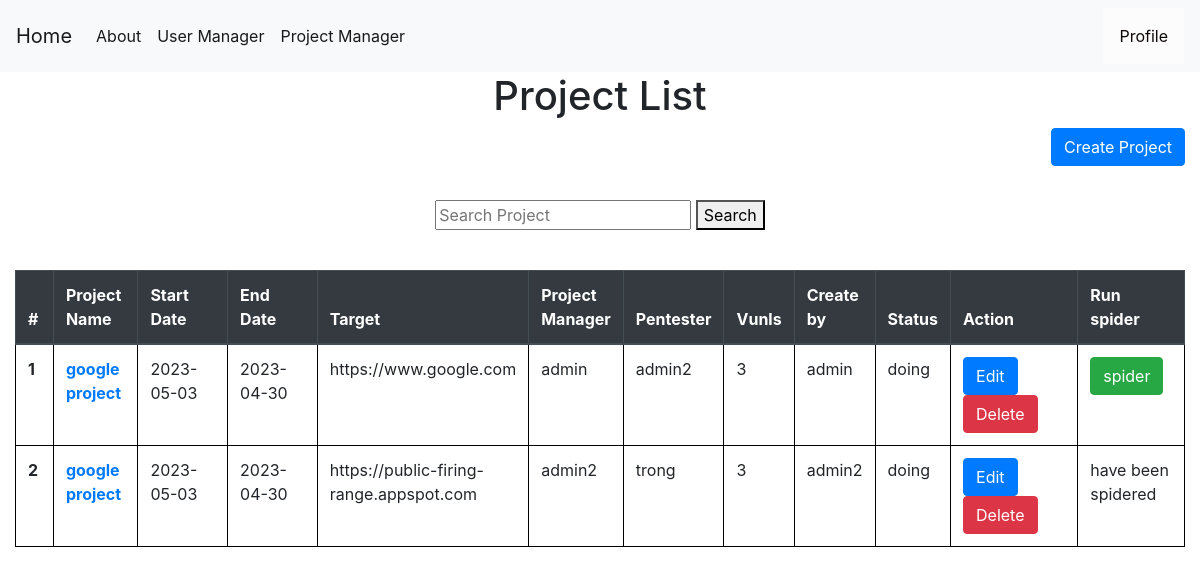
Page /projectmanager (signed in) on the earlier database version.
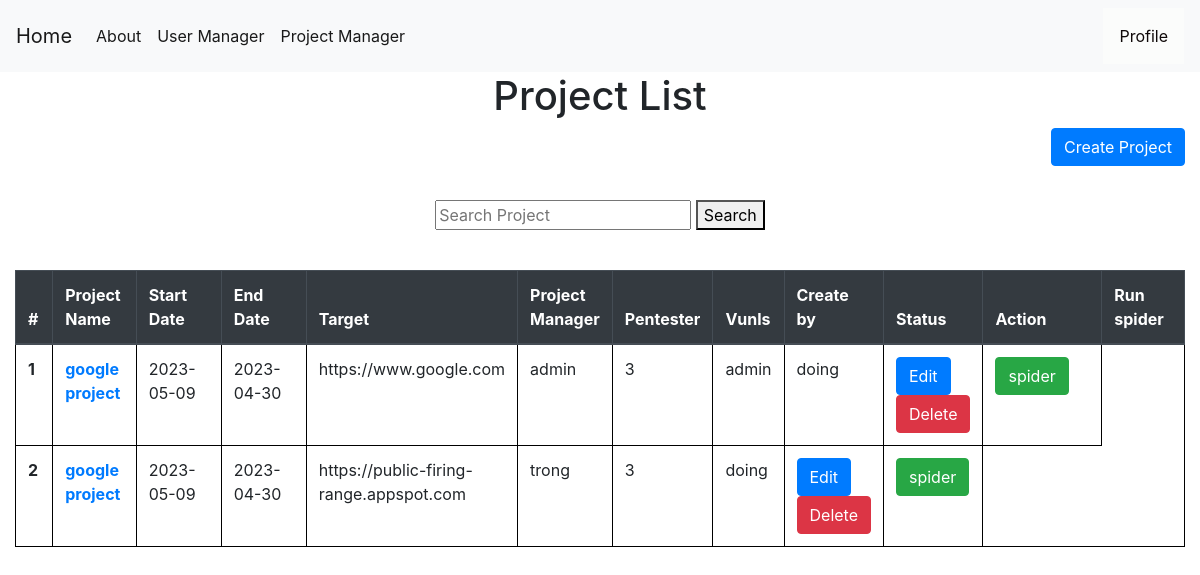
Same page on the later database version.
### tables this page shows
CREATE TABLE projects (
    projectid INTEGER PRIMARY KEY AUTOINCREMENT,
    projectname TEXT NOT NULL,
    startdate date NOT NULL,
    enddate date,
    vunls int,
    target text not null,
    securitylevel TEXT,
    manager INTEGER ,
    pentester INTEGER ,
    status TEXT NOT NULL,
    create_by INTEGER ,
    isspider TEXT,
    FOREIGN KEY (pentester) REFERENCES users(userid) ON DELETE CASCADE
    FOREIGN KEY (manager) REFERENCES users(userid) ON DELETE CASCADE
    FOREIGN KEY (create_by) REFERENCES users(userid) ON DELETE CASCADE
);

CREATE TABLE users (
    userid INTEGER PRIMARY KEY AUTOINCREMENT,
    username TEXT NOT NULL,
    password TEXT NOT NULL,
    join_date date NOT NULL,
    update_date date,
    create_by TEXT NOT NULL,
    update_by TEXT,
    role TEXT NOT NULL
);

### app.py (the view, shortened to what this page needs)
@app.route('/projectmanager', methods=('GET', 'POST'))
def showproject():
    msg = ''
    if session["userid"] == None:
        return redirect(url_for('login'))
    conn = get_db_connection()
    projects = conn.execute('SELECT * FROM projects').fetchall()
    users = conn.execute('SELECT * FROM users').fetchall()
    conn.commit()
    conn.close()
    return render_template('show_project.html', projects=projects,users=users,msg=msg)

### app.py (called while the page is built)
def get_db_connection():
    conn = sqlite3.connect('database.db')
    conn.row_factory = sqlite3.Row
    return conn

### templates/show_project.html (shortened to what this page needs)
{% extends 'base.html' %}
{% block content %}
    <center><h1>{% block title %}  Project List  {% endblock %}</h1></center>
    <link rel= "stylesheet" type= "text/css" href= "{{ url_for('static',filename='css/showuser.css') }}">
    <a href="{{ url_for('add_project')}}" class="btn btn-primary" style="float: right;" role="button" aria-pressed="true">Create Project</a>
  <center>
  <form action="{{ url_for('search_project') }}" method ="GET">
    <input name="projectname" type="projectname" placeholder="Search Project" />
    <button>Search</button>
  </form>
</center></br>
    <table class="table" style="width:100%">
        <thead class="thead-dark" style="width:100%">
          <tr>
            <th width="5%" scope="col">#</th>
            <th width="10%" scope="col">Project Name</th>
            <th width="20%" scope="col">Start Date</th>
            <th width="20%" scope="col">End Date</th>
            <th scope="col">Target</th>
            <th scope="col">Project Manager</th>
            <th scope="col">Pentester</th>
            <th scope="col">Vunls</th>
            <th scope="col">Create by</th>
            <th scope="col">Status</th>
            <th width="30%" scope="col">Action</th>
            <th width="30%" scope="col">Run spider</th>
          </tr>
        </thead>
        <tbody>
        {% for project in projects %}
          <tr>
            <th class="counterCell"></th>
            <th scope="row"><a href="{{ url_for('project_detail',id= project.projectid) }} ">{{ project.projectname }}</a></th>
            <td>{{ project.startdate }}</td>
            <td>{{ project.enddate }}</td>
            <td>{{ project.target }}</td>
            {% for user in users %}
            {% if project.manager == user.userid %}
            <td>{{ user.username }}</td>
            {% endif %}
            {% if project.pentester == user.userid %}
            <td>{{ user.username }}</td>
            {% endif %}
            {% endfor %}
            <td>{{ project.vunls }}</td>
            {% for user in users %}
            {% if project.create_by == user.userid %}
            <td>{{ user.username }}</td>
            {% endif %}
            {% endfor %}
            <td>{{ project.status }}</td>
            <td>
              <span style="float:left;">
              <a href="{{ url_for('editproject',id= project.projectid) }} "class="btn btn-primary">Edit</a>
              </span>
              <span style="float:left;">
              <form action="{{ url_for('showproject') }}" method=post >
                  <button id="delete" type=submit class="btn btn-danger" >Delete</button>
              </form>
            </span>
            </td>
            {% if project.isspider != '1' %}
            <td>
              <span style="float:left;">
              <a href="{{ url_for('spiderscan',id= project.projectid) }} "class="btn btn-success">spider</a>
              </span>
            </td>
            {% else %}
            <td>
              <span style="float:left;">
              <a>have been spidered</a>
              </span>
            </td>
            {% endif %}
          </tr>
        {% endfor %}
        </tbody>
      </table>
{% endblock %}

Differences in the rows shown:
removed users: username "admin2"
changed projects "https://www.google.com": startdate "2023-05-03" → "2023-05-09"
changed projects "https://public-firing-range.appspot.com": startdate "2023-05-03" → "2023-05-09"; now shows "spider"; no longer shows "have been spidered"
